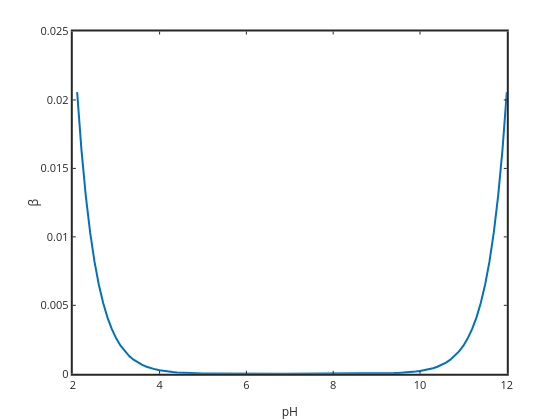

Notebook cell for this chart:
### Markdown cell above
Buffering is the ability to resist change.  It does not just apply to pH, but pH is our example here.  So we can think of the buffering as the amount of base (NaOH) needed to cause a significant change in the pH.  If we need a lot of base to cause a pH change then we are well buffered, if only small additions of base cause pH change then we are poorly buffered.  In the titration curve you can see the acidic and basic ends of the curve are well buffered (because they are fairly flat), around neutrality there is poor buffering though because small concentration changes in sodium cause large pH changes.

To make buffering quantitative buffer capacity ($\beta$) is defined as the derivative of sodium concentration with respect to pH.

$ \beta = \dfrac{d[\mathrm{Na}^+]}{d\mathrm{pH}}$

If we do this differentiation (not super easy because or equation is in terms of H but our derivative is in terms of pH, you need the chain rule.  I will skip typing out the derivation here).

$ \beta = 2.3030 \left(\dfrac{K_w}{[\mathrm{H}^+]}+[\mathrm{H}^+]\right)$

you can see that when proton or hydroxide are high the solution will be more well buffered.  Here is a plot (determined using numerical differentiation).

### Code cell
%plot -s 600,600 -f 'svg'
beta=diff(Na)./diff(pH);
n=size(pH,2); pHder=pH(1:n-1)+diff(pH);
plot(pHder,beta,'linewidth',2)
xlabel('pH'); ylabel('\beta')
set(gca,'linewidth',2,'fontsize',11)
title('Buffer capacity versus pH')

### Figure 1 — Plotly figure (JSON) as saved in the notebook; plotly's stock layout.template omitted (floating-point values rounded to 4 significant figures)
{"data": [{"line": {"color": "rgb(0,113,188)", "dash": "solid", "width": 2}, "marker": {"color": "rgb(0,113,188)", "line": {"color": "rgb(0,113,188)"}, "size": 6, "symbol": "none"}, "mode": "lines", "name": "", "showlegend": false, "type": "scatter", "visibility": true, "x": [2.1, 2.2, 2.3, 2.4, 2.5, 2.6, 2.7, 2.8, 2.9, 3, 3.1, 3.2, 3.3, 3.4, 3.5, 3.6, 3.7, 3.8, 3.9, 4, 4.1, 4.2, 4.3, 4.4, 4.5, 4.6, 4.7, 4.8, 4.9, 5, 5.1, 5.2, 5.3, 5.4, 5.5, 5.6, 5.7, 5.8, 5.9, 6, 6.1, 6.2, 6.3, 6.4, 6.5, 6.6, 6.7, 6.8, 6.9, 7, 7.1, 7.2, 7.3, 7.4, 7.5, 7.6, 7.7, 7.8, 7.9, 8, 8.1, 8.2, 8.3, 8.4, 8.5, 8.6, 8.7, 8.8, 8.9, 9, 9.1, 9.2, 9.3, 9.4, 9.5, 9.6, 9.7, 9.8, 9.9, 10, 10.1, 10.2, 10.3, 10.4, 10.5, 10.6, 10.7, 10.8, 10.9, 11, 11.1, 11.2, 11.3, 11.4, 11.5, 11.6, 11.7, 11.8, 11.9, 12], "xaxis": "x", "y": [0.02057, 0.01634, 0.01298, 0.01031, 0.008188, 0.006504, 0.005166, 0.004104, 0.00326, 0.002589, 0.002057, 0.001634, 0.001298, 0.001031, 0.0008188, 0.0006504, 0.0005166, 0.0004104, 0.000326, 0.0002589, 0.0002057, 0.0001634, 0.0001298, 0.0001031, 8.188e-05, 6.504e-05, 5.166e-05, 4.104e-05, 3.26e-05, 2.589e-05, 2.057e-05, 1.634e-05, 1.298e-05, 1.031e-05, 8.194e-06, 6.512e-06, 5.177e-06, 4.117e-06, 3.276e-06, 2.61e-06, 2.083e-06, 1.666e-06, 1.339e-06, 1.082e-06, 8.838e-07, 7.323e-07, 6.197e-07, 5.401e-07, 4.893e-07, 4.646e-07, 4.646e-07, 4.893e-07, 5.401e-07, 6.197e-07, 7.323e-07, 8.838e-07, 1.082e-06, 1.339e-06, 1.666e-06, 2.083e-06, 2.61e-06, 3.276e-06, 4.117e-06, 5.177e-06, 6.512e-06, 8.194e-06, 1.031e-05, 1.298e-05, 1.634e-05, 2.057e-05, 2.589e-05, 3.26e-05, 4.104e-05, 5.166e-05, 6.504e-05, 8.188e-05, 0.0001031, 0.0001298, 0.0001634, 0.0002057, 0.0002589, 0.000326, 0.0004104, 0.0005166, 0.0006504, 0.0008188, 0.001031, 0.001298, 0.001634, 0.002057, 0.002589, 0.00326, 0.004104, 0.005166, 0.006504, 0.008188, 0.01031, 0.01298, 0.01634, 0.02057], "yaxis": "y"}], "layout": {"height": 420, "hovermode": "closest", "margin": {"b": 0, "l": 0, "r": 0, "t": 0}, "plot_bgcolor": "rgba(0,0,0,0)", "showlegend": false, "width": 560, "xaxis": {"anchor": "y", "autorange": false, "domain": [0.13, 0.905], "exponentformat": "none", "gridcolor": "rgba(38,38,38,0.15)", "gridwidth": 2, "linecolor": "rgb(38,38,38)", "linewidth": 2, "mirror": "ticks", "range": [2, 12], "showgrid": false, "showline": true, "side": "bottom", "spikedash": "solid", "spikemode": "across", "spikesides": false, "spikethickness": 1, "tickangle": 0, "tickcolor": "rgb(38,38,38)", "tickfont": {"color": "rgb(38,38,38)", "size": 11}, "ticklen": 3, "ticks": "inside", "ticktext": ["2", "4", "6", "8", "10", "12"], "tickvals": [2, 4, 6, 8, 10, 12], "title": {"font": {"color": "rgb(38,38,38)", "size": 12.1}, "text": "pH"}, "type": "linear", "visible": true, "zeroline": false}, "yaxis": {"anchor": "x", "autorange": false, "domain": [0.11, 0.925], "exponentformat": "none", "gridcolor": "rgba(38,38,38,0.15)", "gridwidth": 2, "linecolor": "rgb(38,38,38)", "linewidth": 2, "mirror": "ticks", "range": [0, 0.025], "showgrid": false, "showline": true, "side": "left", "spikedash": "solid", "spikemode": "across", "spikesides": false, "spikethickness": 1, "tickangle": 0, "tickcolor": "rgb(38,38,38)", "tickfont": {"color": "rgb(38,38,38)", "size": 11}, "ticklen": 3, "ticks": "inside", "ticktext": ["0", "0.005", "0.01", "0.015", "0.02", "0.025"], "tickvals": [0, 0.005, 0.01, 0.015, 0.02, 0.025], "title": {"font": {"color": "rgb(38,38,38)", "size": 12.1}, "text": "&#946;"}, "type": "linear", "visible": true, "zeroline": false}}}
